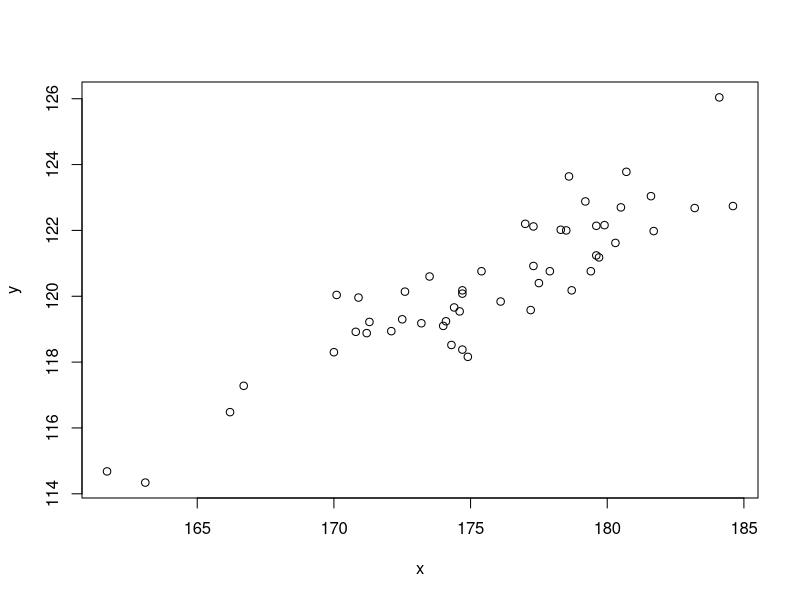
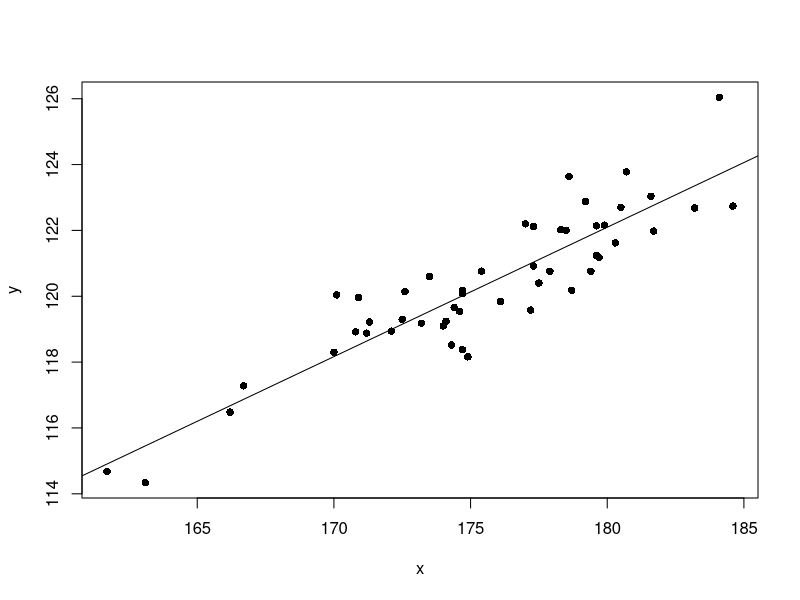
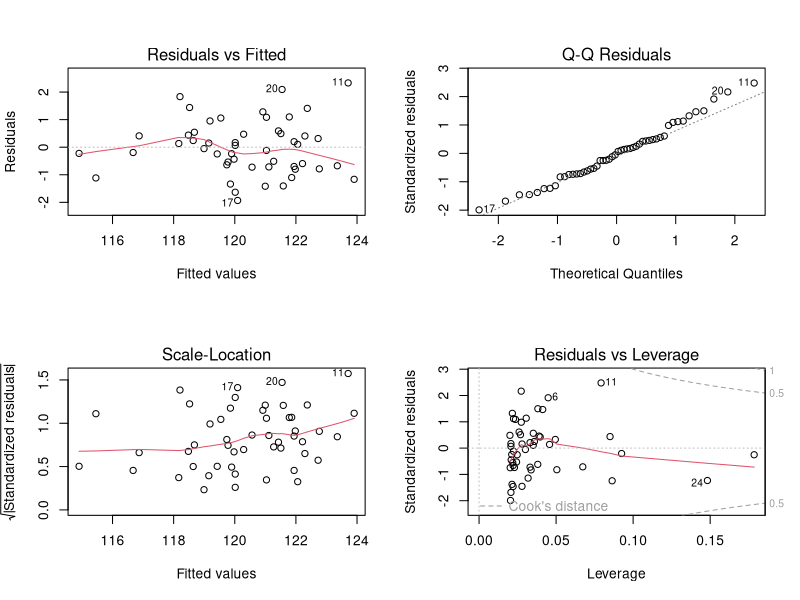

Here is the R script that generated these plots, in order:
# Retos Sesion 5
# **** Reto 1 ****
#   Desarrollo: Se cree que entre las variables x y y del archivo csv adjunto, podría haber una relación 
#   más o menos lineal. Para tener más evidencia sobre esto lleve a cabo lo siguiente:

# 1.- Realice el gráfico de dispersión de los datos
df <- read.csv("datoslineal.csv")
attach(df)
plot(x,y)

# 2.- Ajuste un modelo de regresión lineal simple a los datos, muestre un resumen del modelo ajustado y 
#     trace la recta de regresión estimada junto con el gráfico de dispersión
m1 <- lm(y~x)
summary(m1)

plot(x, y, pch = 16)
abline(lsfit(x,y)) # Trazamos la recta de regresión estimada

# 3.- Obtenga algunas gráficas de diagnóstico y diga si es razonable suponer para los errores aleatoriedad, 
#     normalidad y varianza constante.
anova(m1)
par(mfrow = c(2, 2))
plot(m1)

# **** Reto 2 ****
#    Desarrollo: En el archivo de datos csv adjunto se encuentran observaciones correspondientes a dos clases
#   diferentes indicadas por la variable y. Únicamente hay dos variables predictoras o características. 
#   A continuación realice los siguientes requerimientos:

# 1.- Carga los paquetes ggplot2 y e1071; observe algunas características del data frame con las funciones tail 
#     y dim. Obtenga el gráfico de dispersión de los datos diferenciando las dos clases.

# 2.- Genera de manera aleatoria un vector de índices para filtrar un conjunto de entrenamiento a partir del 
#     conjunto de datos dado. Con ayuda de las funciones tune y svm ajuste máquinas de vectores de soporte 
#     con un kernel radial a los datos de entrenamiento, para valores del parámetro cost igual a 
#     0.1, 1, 10, 100, 1000 y valores del parámetro gamma igual a 0.5, 1, 2, 3, 4. Obtenga un resumen de los resultados.

# 3.- Con el modelo que tuvo el mejor desempeño en el paso anterior realiza clasificación con la función predict 
#     y el conjunto de datos de prueba. Muestre la matriz de confusión.


# **** Reto 3 ****

# 1.- Observe algunas características del data frame Default del paquete ISLR, con funciones tales como head, tail, dim y str.

# 2.- Usando ggplot del paquete ggplot2, realice el gráfico de dispersión con la variable balance en el eje x, la variable 
#     income en el eje y, distinga las distintas categorías en la variable default usando el argumento colour. Lo anterior 
#     para estudiantes y no estudiantes usando facet_wrap.

# 3.- Genere un vector de índices llamado train, tomando de manera aleatoria 5000 números de los primeros 10,000 números naturales,
#     esto servirá para filtrar el conjunto de entrenamiento y el conjunto de prueba del data frame Default. Realice el gráfico de 
#     dispersión análogo al punto 2, pero para los conjuntos de entrenamiento y de prueba.

# 4.- Ahora utilice la función tune junto con la función svm para seleccionar el mejor modelo de un conjunto de modelos,
#     los modelos considerados serán aquellos obtenidos al variar los valores de los parámetros cost y gamma (use un kernel radial).

# 5.- Con el mejor modelo seleccionado y utilizando el conjunto de prueba, obtenga una matriz de confusión, para observar
#     el número de aciertos y errores cometidos por el modelo. Obtenga la proporción total de aciertos y la matriz que 
#     muestre las proporciones de aciertos y errores cometidos pero por categorías.

# 6.- Ajuste nuevamente el mejor modelo, pero ahora con el argumento decision.values = TRUE. Obtenga los valores predichos 
#     para el conjunto de prueba utilizando el mejor modelo, las funciones predict, attributes y el argumento 
#     decision.values = TRUE dentro de predict.

# 7.- Realice clasificación de las observaciones del conjunto de prueba utilizando los valores predichos por el modelo y un umbral 
#     de decisión igual a cero. Obtenga la matriz de confusión y proporciones como anteriormente hicimos.

# 8.- Repita el paso 7 pero con un umbral de decisión diferente, de tal manera que se reduzca la proporción del error más grave 
#     para la compañía de tarjetas de crédito.